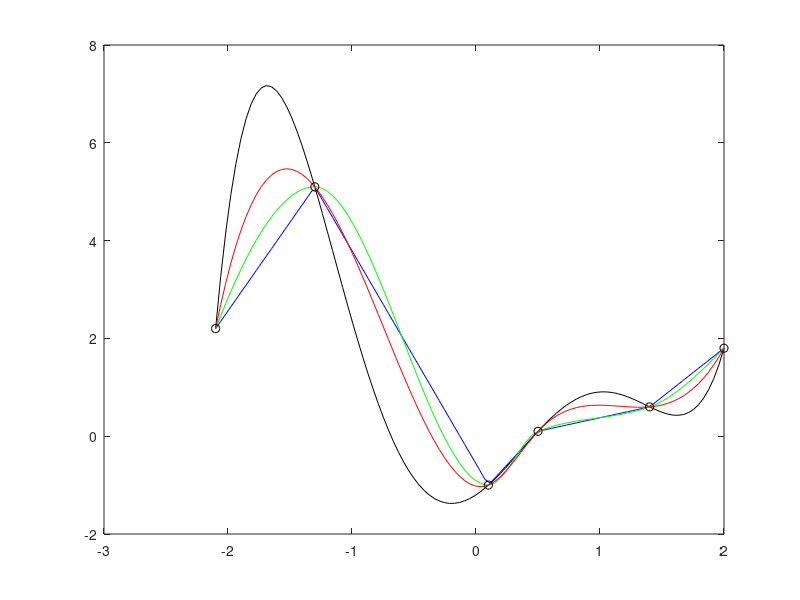

Reproduce this figure in MATLAB.
% Author: Joe Webster
% Lydia De Wolfe | Dr. Liu
% Lab 7
clear all;
close all;
clc;

% Problem 1
x = [-2.1 -1.3 0.1 0.5 1.4 2.0];
y = [2.2 5.1 -1.0 0.1 0.6 1.8];

% Problem 3
n = length(x);
A = zeros(n,n);
for i=1:n
    for j=1:n
        A(i,j) = x(i)^(6-j)
    end
end

% Problem 4
p = A\y'

% error check
err = max(abs(polyval(p,x)-y));
fprintf('max error in polyval = %e\n', err);

% Problem 6
x1 = linspace(-2.1, 2.0, 101);

% Problem 7
y1 = polyval(p, x1);
y2 = interp1(x, y,x1, 'linear')

% Problem 8
y3 = interp1(x,y,x1, 'cubic')

% Problem 9
y4 = interp1(x,y,x1, 'spline')

% Problem 10
figure
plot(x1, y1, 'k');
hold on
plot(x1, y2, 'b');
plot(x1, y3, 'g');
plot(x1, y4,  'r');
plot(x, y, 'ko');
